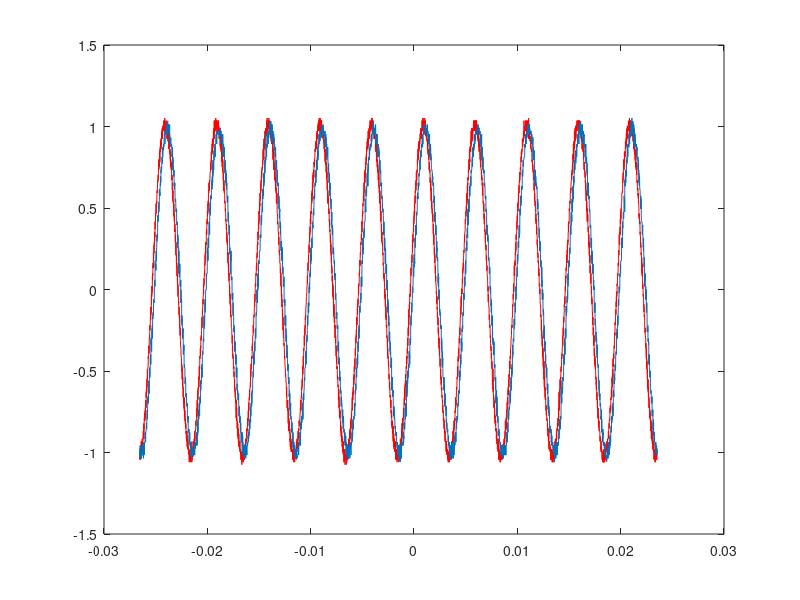

The MATLAB script that drew this image: (Note: this script raises an error after producing the figure.)
clear; close all;
load 100kHz_sin.mat
%Mittelwertbefreiung


meanB=mean(B);
meanA=mean(A);

Bmeanfrei=B-meanB;
Ameanfrei=A-meanA;

MaxSende=max(Bmeanfrei);
MaxDeko=max(Ameanfrei);
%minimale zeitliche Verschiebung finden
%und Signale entsprechend zuschneiden

a=MaxSende/MaxDeko;
Aneu=a*Ameanfrei;

figure(1);
length(B);
tend=Tstart+Length*Tinterval;
t=linspace(Tstart,tend,Length);


plot(t,Bmeanfrei,'r');
hold on
plot(t,Aneu);
hold off

xcor

%Quantisierungsfehler bestimmen
Quant=B-Aneu;
%Plot Quantisierungsfehler-Histogramm
figure(2);
hist(Quant);
%Plot Quantisierungsfehler-LDS

